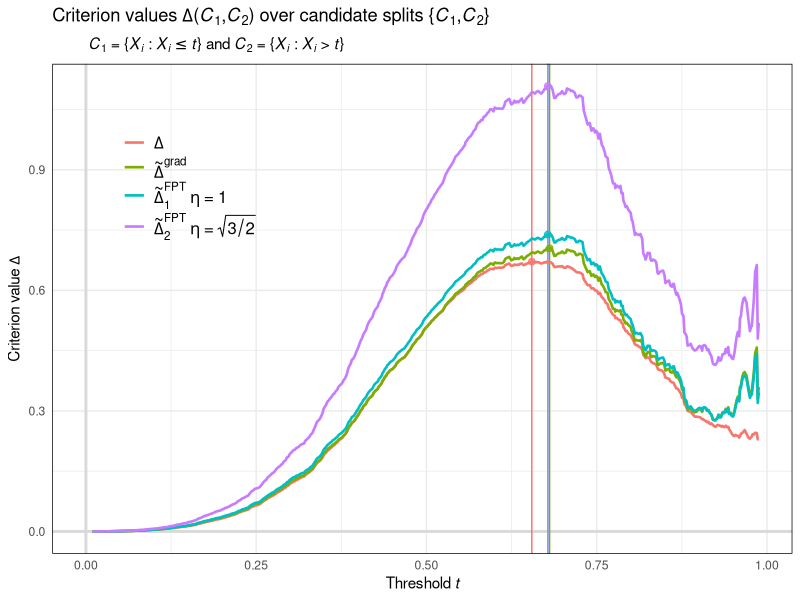

R code for this plot:
####################################################################################################
# example-criteria-comparison.R
# Toy model to form a visual comparison of the target \Delta splitting criterion, the
# approximate \widetilde\Delta criterion specified by GRF-grad, and the approximate
# \tilde\Delta criteria specified by GRF-FPT under "step size" \eta = 1 and \eta = \sqrt{2}.
#
# Data-generating model (VCM):
#   Y_i = W_i^\top \theta^*(X_i) + \espilon_i
# where
#   * covariates X_i ~ Unif[0,1] (1-dimensional uniform),
#   * regressors W_i ~ N_2(0, I) (2-dimension Gaussian),
#   * noise \epsilon_i ~ N(0, 1),
#   * VCM effect functions \theta^*(x) = (\theta_1^*(x), \theta_2^*(x)) where
#       \theta_1^*(x) := \sin(2 \pi x),
#       \theta_2^*(x) := x.
#
####################################################################################################
library(ggplot2)
library(tidyr)
library(purrr)
library(dplyr)

#--------------------------------------------------
#----- Helper functions
#--------------------------------------------------
#--- VCM effect functions for K = 2
theta_FUN <- function(x) c(sin(2 * pi * x), x)

#--- VCM score function
psi_FUN <- function(theta, nu, yvec, wmat) {
  D <- cbind(1, wmat)
  params <- c(nu, theta)
  sweep(D, 1, yvec - D %*% params, FUN = "*")
}

#--- OLS coefficient calculator (used for \hat\theta_C)
lmcoef_FUN <- function(yvec, wmat) unname(coef(lm(yvec ~ wmat)))

#--- Child \hat\theta_C calculator
thetahatC_FUN <- function(C, yvec, wmat) {
  yy <- yvec[C]
  ww <- wmat[C,,drop=F]
  lmcoef_FUN(yy, ww)[-1]
}
#--- Child \tilde\theta_C calculator 
thetatildeC_FUN <- function(C, theta0, rho) theta0 + colMeans(rho[C,,drop=F])

#--- Gradient matrix estimator -A_P
A_FUN <- function(wmat) -crossprod(cbind(1, wmat))/nrow(wmat)

#--------------------------------------------------
#----- Generate data
#--------------------------------------------------
set.seed(1)
n <- 5000
K <- 2
sig.eps <- 0.25
sig.W <- 1

eta.new <- sqrt(3/2)

#--- "Selector" matrix such that \xi^\top (nu, \theta_1, \theta_2) = (\theta_1, \theta_2)
xi <- diag(c(0, rep(1, K)), nrow = K + 1, ncol = K + 1)[,-1]

#--- Covariates, regressors, noise, effects, outcomes
X <- matrix(sort(runif(n * 1)), nrow = n)
W <- matrix(rnorm(n * K, 0, sig.W), nrow = n)
eps <- rnorm(n, 0, sig.eps)
thetaX <- t(apply(X, 1, theta_FUN))
Y <- rowSums(thetaX * W) + eps

#--------------------------------------------------
#----- Compute criteria by definition
#--------------------------------------------------
lmcoefs.P <- lmcoef_FUN(Y, W)
thetahat.P <- lmcoefs.P[-1]
nuhat.P <- lmcoefs.P[1]

psi.P <- psi_FUN(thetahat.P, nuhat.P, Y, W)
A.P <- A_FUN(W)
A.Pinv <- solve(A.P)

rho.grad <- -t(t(xi) %*% A.Pinv %*% t(psi.P))
rho.FPT <- 1 * t(t(xi) %*% t(psi.P))

thresholds <- X[-length(X),] + diff(X)/2
thresholds <- tail(head(thresholds, -50),-50)
thresholds <- thresholds[seq(1, length(thresholds), by = 10)]

idx <- lapply(thresholds, function(thresh) X <= thresh)
C.list <- lapply(idx, function(i) list(C1 = which(i), C2 = which(!i)))

#--- Compute fitted versions of \theta
theta.fits <- lapply(C.list, function(split) {
  lapply(split, function(Cj) {
    thetahat <- thetahatC_FUN(Cj, Y, W)
    thetatilde.grad <- thetatildeC_FUN(Cj, thetahat.P, rho.grad)
    thetatilde.FPT  <- thetatildeC_FUN(Cj, thetahat.P, rho.FPT)
    thetatilde.FPT2 <- thetatildeC_FUN(Cj, thetahat.P, eta.new * rho.FPT)
    list(hat = thetahat, 
         tilde.grad = thetatilde.grad, 
         tilde.FPT  = thetatilde.FPT,
         tilde.FPT2 = thetatilde.FPT2)
  }) |> 
    purrr::list_transpose() |>
    lapply(simplify2array)
}) |>
  purrr::list_transpose() |>
  lapply(simplify2array)

#--- Extract fits
thetahat.C1 <- t(theta.fits$hat[,"C1",])
thetatilde.C1.grad <- t(theta.fits$tilde.grad[,"C1",])
thetatilde.C1.FPT  <- t(theta.fits$tilde.FPT[,"C1",])
thetatilde.C1.FPT2 <- t(theta.fits$tilde.FPT2[,"C1",])

thetahat.C2 <- t(theta.fits$hat[,"C2",])
thetatilde.C2.grad <- t(theta.fits$tilde.grad[,"C2",])
thetatilde.C2.FPT  <- t(theta.fits$tilde.FPT[,"C2",])
thetatilde.C2.FPT2 <- t(theta.fits$tilde.FPT2[,"C2",])

#--- Compute criteria and maximizing indices
crit.coef <- sapply(C.list, function(splits) length(splits$C1) * length(splits$C1)/n^2)
Delta <- crit.coef * apply(thetahat.C1 - thetahat.C2, 1, function(x) sum(x^2))
Deltatilde.grad <- crit.coef * apply(thetatilde.C1.grad - thetatilde.C2.grad, 1, function(x) sum(x^2))
Deltatilde.FPT  <- crit.coef * apply(thetatilde.C1.FPT - thetatilde.C2.FPT, 1, function(x) sum(x^2))
Deltatilde.FPT2 <- crit.coef * apply(thetatilde.C1.FPT2 - thetatilde.C2.FPT2, 1, function(x) sum(x^2))

Delta.list <- list(
  target = Delta,
  grad   = Deltatilde.grad,
  FPT    = Deltatilde.FPT,
  FPT2   = Deltatilde.FPT2
)

#--------------------------------------------------
#----- Plots
#--------------------------------------------------
gg_color_hue <- function(n) {
  hues = seq(15, 375, length = n + 1)
  hcl(h = hues, l = 65, c = 100)[1:n]
}

my.cols <- gg_color_hue(4)

df.Delta <- mapply(
  function(dlt, id) bind_cols(threshold = thresholds, Delta = dlt, id = id),
  Delta.list, 
  list("target", "grad", "FPT", "FPT2"), 
  SIMPLIFY = FALSE) |>
  bind_rows() |>
  mutate(id = factor(id, levels = c("target", "grad", "FPT", "FPT2")))

Delta.max <- sapply(Delta.list, function(dlt) {
  c("x" = thresholds[which.max(dlt)], "y" = max(dlt))
})

plt <- ggplot(df.Delta, aes(x = threshold, y = Delta, color = id)) + 
  labs(y = expression("Criterion value"~Delta),
       x = expression("Threshold "*italic(t))) +
  ggtitle(expression("Criterion values"~Delta*"("*phantom("")*italic(C)[1]*","*italic(C)[2]*")"~"over candidate splits"~"{"*phantom("")*italic(C)[1]*","*italic(C)[2]*"}"),
          subtitle = expression(
            "\t"~italic(C)[1]~"= {"*phantom("")*italic(X)[italic(i)]*" : "*italic(X)[italic(i)] <= italic(t)*"}"~"and"~italic(C)[2]~"= {"*phantom("")*italic(X)[italic(i)]*" : "*italic(X)[italic(i)]*" > "*italic(t)*"}")
  ) + 
  geom_vline(xintercept = 0, linewidth = 1, color = "gray85") + 
  geom_hline(yintercept = 0, linewidth = 1, color = "gray85") + 
  geom_vline(xintercept = thresholds[which.max(Delta)], linewidth = 0.5, color = my.cols[1]) + 
  geom_vline(xintercept = thresholds[which.max(Deltatilde.grad)], linewidth = 0.5, color = my.cols[2]) +
  geom_vline(xintercept = thresholds[which.max(Deltatilde.FPT)], linewidth = 0.5, color = my.cols[3]) + 
  geom_vline(xintercept = thresholds[which.max(Deltatilde.FPT2)], linewidth = 0.5, color = my.cols[4]) + 
  geom_line(linewidth = 0.9) + 
  annotate("point", x = Delta.max["x", "target"], y = Delta.max["y", "target"], color = ggplot2::alpha(my.cols[1], 0.75), size = 2) + 
  annotate("point", x = Delta.max["x", "grad"], y = Delta.max["y", "grad"], color = ggplot2::alpha(my.cols[2], 0.75), size = 2) + 
  annotate("point", x = Delta.max["x", "FPT"], y = Delta.max["y", "FPT"], color = ggplot2::alpha(my.cols[3], 0.75), size = 2) + 
  annotate("point", x = Delta.max["x", "FPT2"], y = Delta.max["y", "FPT2"], color = ggplot2::alpha(my.cols[4], 0.75), size = 2) + 
  scale_color_manual(
    values = my.cols,
    labels = expression(Delta, 
                        tilde(Delta)^{grad}, 
                        tilde(Delta)[1]^{FPT}~eta~"="~1, 
                        tilde(Delta)[2]^{FPT}~eta~"="~sqrt(3/2))) + 
  theme_minimal() +
  theme(
    panel.border = element_rect(fill = NA),
    legend.text = element_text(size = 12),
    legend.title = element_blank(),
    legend.position = "inside",
    legend.position.inside = c(0.185,0.75)
  )
pdf("figures/example-criteria-comparison.pdf", width = 5.5, height = 4)
plt
dev.off()
